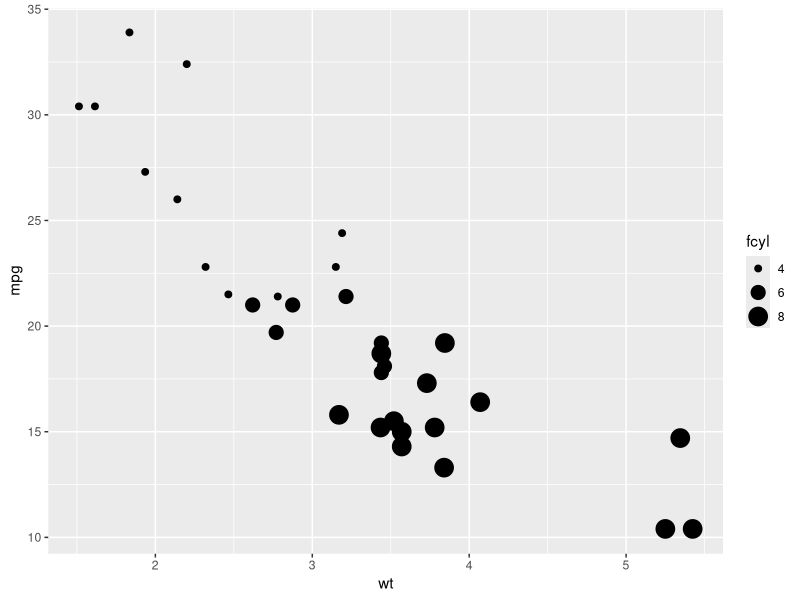
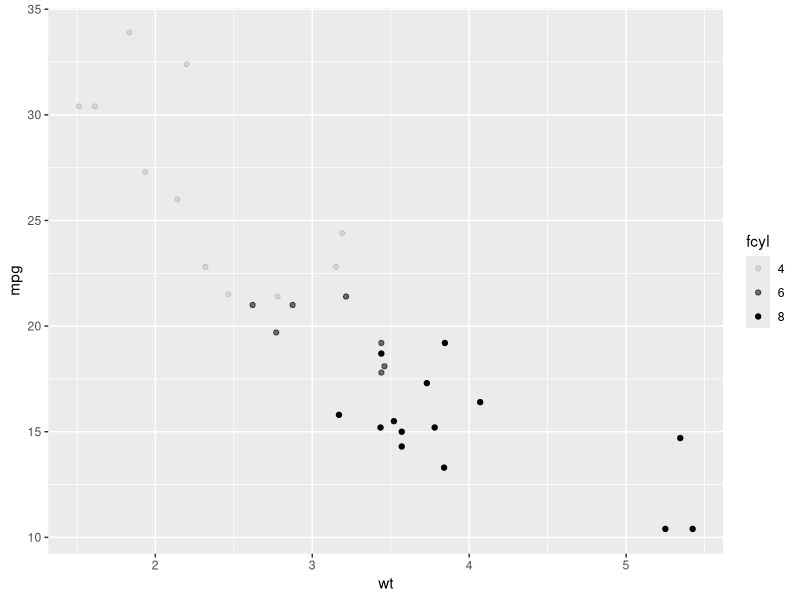
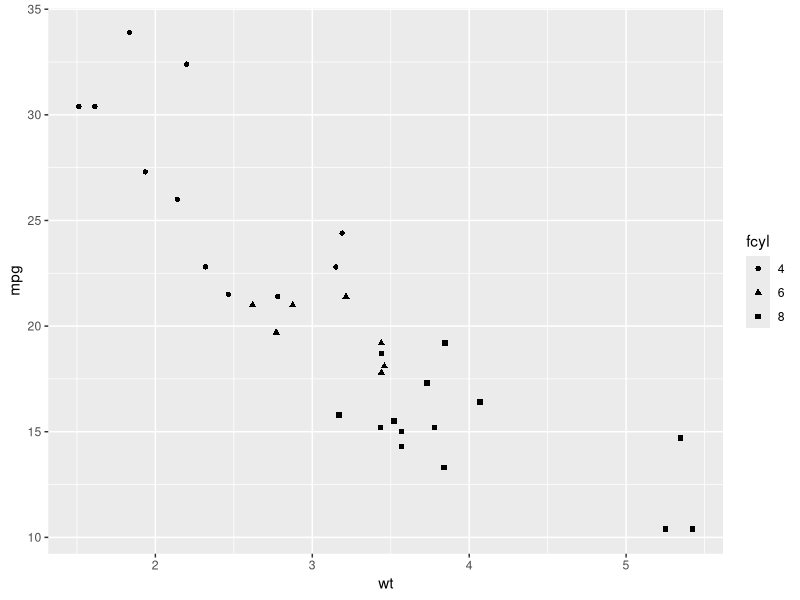
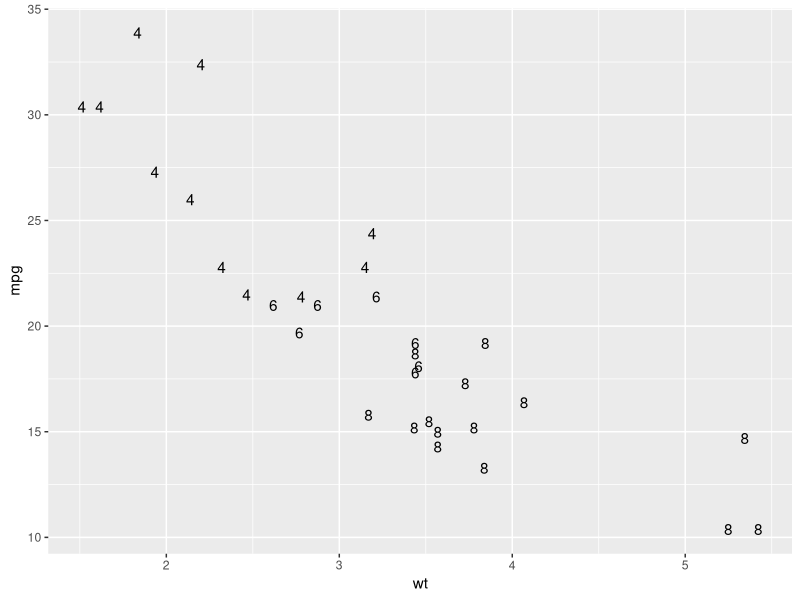

Write the R code that produced these figures, in order.
# Introduction to Data Visualization with ggplot2 ----

## comparing aesthetics ----

# Restart Environment ----
rm(list = ls())

# Load library ----
#install.packages("tidyverse")
library(tidyverse)
library(readr)
library(ggplot2)

# Data Manipulation
mtcars <- mtcars %>% 
          mutate(fcyl = factor(cyl))

# Code 1 ----
# Using mtcars, create a plot base layer, plt_mpg_vs_wt. Map mpg onto y and wt onto x. Add a point layer, mapping the categorical no. of cylinders, fcyl, onto size.
# Establish the base layer
plt_mpg_vs_wt <- ggplot(mtcars, aes(wt, mpg))

# Map fcyl to size into geom_point
plt_mpg_vs_wt + geom_point(aes(size = fcyl))

# Code 2 ----
# Change the mapping. This time fcyl should be mapped onto alpha.
# Base Layer
plt_mpg_vs_wt <- ggplot(mtcars, aes(wt, mpg))

# Map fcyl to alpha, not size
plt_mpg_vs_wt + geom_point(aes(alpha = fcyl))

# Code 3 ----
# Change the mapping again. This time fcyl should be mapped onto shape.
# Base Layer
plt_mpg_vs_wt <- ggplot(mtcars, aes(wt, mpg))

# Map fcyl to alpha, not size
plt_mpg_vs_wt + geom_point(aes(shape = fcyl))

# Code 4 ----
# Swap the geom layer: change points to text. Change the mapping again. This time fcyl should be mapped onto label.
# Base layer
plt_mpg_vs_wt <- ggplot(mtcars, aes(wt, mpg))

# Use text layer and map fcyl to label
plt_mpg_vs_wt +
  geom_text(aes(label = fcyl))
